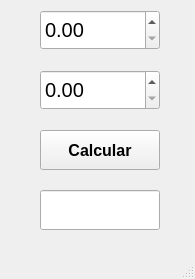
<?xml version="1.0" encoding="UTF-8"?>
<ui version="4.0">
 <class>MainWindow</class>
 <widget class="QMainWindow" name="MainWindow">
  <property name="geometry">
   <rect>
    <x>0</x>
    <y>0</y>
    <width>195</width>
    <height>279</height>
   </rect>
  </property>
  <property name="windowTitle">
   <string>MainWindow</string>
  </property>
  <widget class="QWidget" name="centralwidget">
   <widget class="QPushButton" name="btnCalcular">
    <property name="geometry">
     <rect>
      <x>40</x>
      <y>130</y>
      <width>120</width>
      <height>40</height>
     </rect>
    </property>
    <property name="font">
     <font>
      <pointsize>12</pointsize>
      <weight>75</weight>
      <bold>true</bold>
     </font>
    </property>
    <property name="text">
     <string>Calcular</string>
    </property>
   </widget>
   <widget class="QDoubleSpinBox" name="valor1">
    <property name="geometry">
     <rect>
      <x>40</x>
      <y>10</y>
      <width>120</width>
      <height>40</height>
     </rect>
    </property>
    <property name="font">
     <font>
      <pointsize>15</pointsize>
     </font>
    </property>
   </widget>
   <widget class="QDoubleSpinBox" name="valor2">
    <property name="geometry">
     <rect>
      <x>40</x>
      <y>70</y>
      <width>120</width>
      <height>40</height>
     </rect>
    </property>
    <property name="font">
     <font>
      <pointsize>15</pointsize>
     </font>
    </property>
   </widget>
   <widget class="QLineEdit" name="resultado">
    <property name="geometry">
     <rect>
      <x>40</x>
      <y>190</y>
      <width>120</width>
      <height>40</height>
     </rect>
    </property>
    <property name="readOnly">
     <bool>true</bool>
    </property>
   </widget>
  </widget>
  <widget class="QMenuBar" name="menubar">
   <property name="geometry">
    <rect>
     <x>0</x>
     <y>0</y>
     <width>195</width>
     <height>21</height>
    </rect>
   </property>
  </widget>
  <widget class="QStatusBar" name="statusbar"/>
 </widget>
 <resources/>
 <connections/>
</ui>
